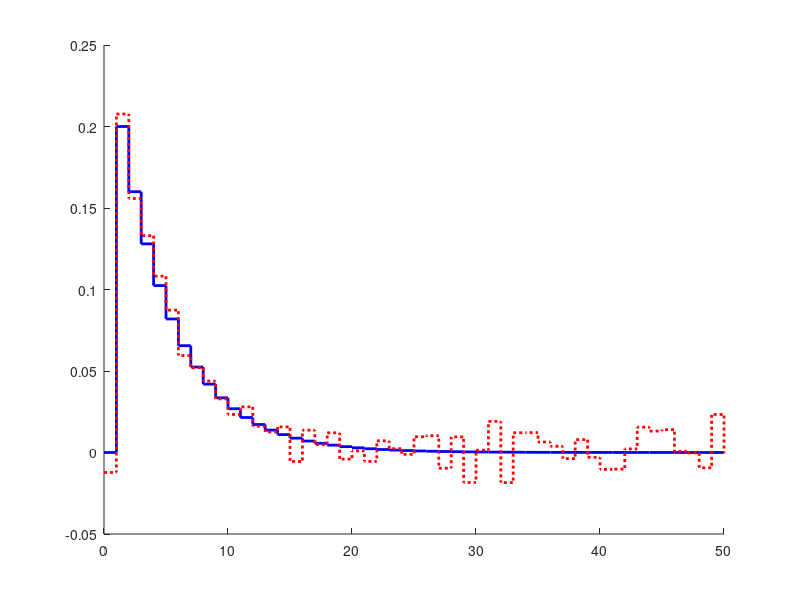

Write the MATLAB code that produced this figure. (Note: this script raises an error after producing the figure.)
clear
close all
rng(0)

N = 51;
n = 0:N-1;
Ts = 1; Fs = 1/Ts;

z = tf('z',Ts);
Gz = (1-0.8)/(z-0.8);

M = 1;
sigma_h = 0.01;
nh = sigma_h*randn(N,M);
h0 = impulse(Gz,n*Ts);
h = h0 + nh;
H0 = 1/N*fft(h0);
H = 1/N*fft(h);

energy_FD0 = H0'*H0*N;
energy_FD = mean(sum(abs(H).^2)*N,2);
energy_TD0 = cumsum(h0.^2);
energy_TD = mean(cumsum(h.^2),2);

figure
hold on
stairs(n,h0,'b-','Linewidth',2,'Displayname','Noiseless')
stairs(n,h,'r:','Linewidth',2,'Displayname',"Noisy (\sigma_h = " + sigma_h + ")")
legend('Location','Best')
xlabel("Samples n")
title("Impulse response of H(z^{-1})")
grid on
plot_options(gca)

figure
hold on
line2 = yline(energy_FD,':','Color',[1,0,0],'Linewidth',5,'Displayname',"FD noisy (\sigma_h = " + sigma_h + ")");
line2.Alpha = 0.3;
plot(n,energy_TD,'r:','Linewidth',2,'Displayname',"TD noisy (\sigma_h = " + sigma_h + ")")
line = yline(energy_FD0,'-.','Color',[0,0,1],'Linewidth',5,'Displayname',"FD noiseless");
line.Alpha = 0.3;
plot(n,energy_TD0,'b-','Linewidth',2,'Displayname','TD noiseless')
title("Energy in the time domain (TD) and frequency domain (FD)")
grid on
xlabel("l_1")
legend('Location','Best')
plot_options(gca)

l1 = 10;
w = zeros(N,1);
w(1:l1+1) = 1;
W = 1/N*fft(w);

h_cutoff = h.*w;
h_cutoff(l1+2:end) = 0;
H_cutoff = 1/N*fft(h_cutoff);
H_cutoff2 = cconv(H,W,N);

figure
subplot(2,2,1)
stairs(n,h)
subplot(2,2,2)
stem(n,abs(H))
subplot(2,2,3)
stairs(n,h_cutoff)
subplot(2,2,4)
hold on
stem(n,abs(H_cutoff),'o')
stem(n,abs(H_cutoff2),'x')
%% functions
function plot_options(gca)
    set(gca,'Linewidth',2)
    set(gca,'Fontsize',12)
    grid on
end
